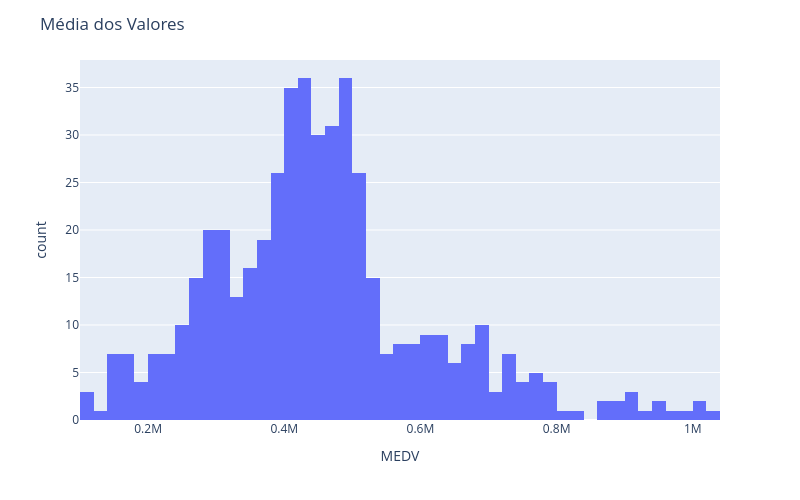

Write notebook code for a chart like this one.
### Code cell
hist = px.histogram(df, x="MEDV", nbins=60)
hist.update_layout(width=800, height=500, title_text="Média dos Valores")
hist.show()

### Figure 1 — Plotly figure (JSON) as saved in the notebook; plotly's stock layout.template omitted (floating-point values rounded to 4 significant figures; data arrays with more than 128 entries replaced by an {"elided": "..."} marker saying what was removed)
{"data": [{"alignmentgroup": "True", "bingroup": "x", "hovertemplate": "MEDV=%{x}<br>count=%{y}<extra></extra>", "legendgroup": "", "marker": {"color": "#636efa", "pattern": {"shape": ""}}, "name": "", "nbinsx": 60, "offsetgroup": "", "orientation": "v", "showlegend": false, "type": "histogram", "x": {"elided": "489 int values"}, "xaxis": "x", "yaxis": "y"}], "layout": {"barmode": "relative", "height": 500, "legend": {"tracegroupgap": 0}, "margin": {"t": 60}, "title": {"text": "Média dos Valores"}, "width": 800, "xaxis": {"anchor": "y", "domain": [0, 1], "title": {"text": "MEDV"}}, "yaxis": {"anchor": "x", "domain": [0, 1], "title": {"text": "count"}}}}
